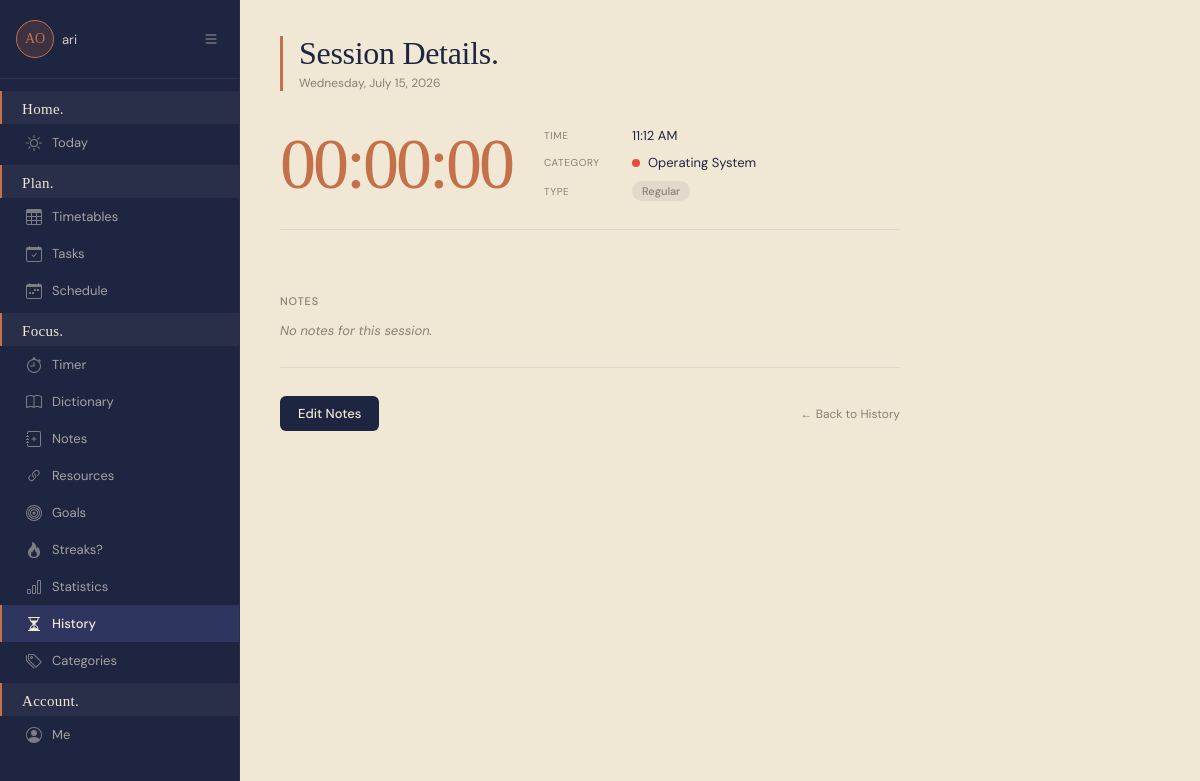
/study/session/154/ (signed in), run on an earlier commit of the app's database.
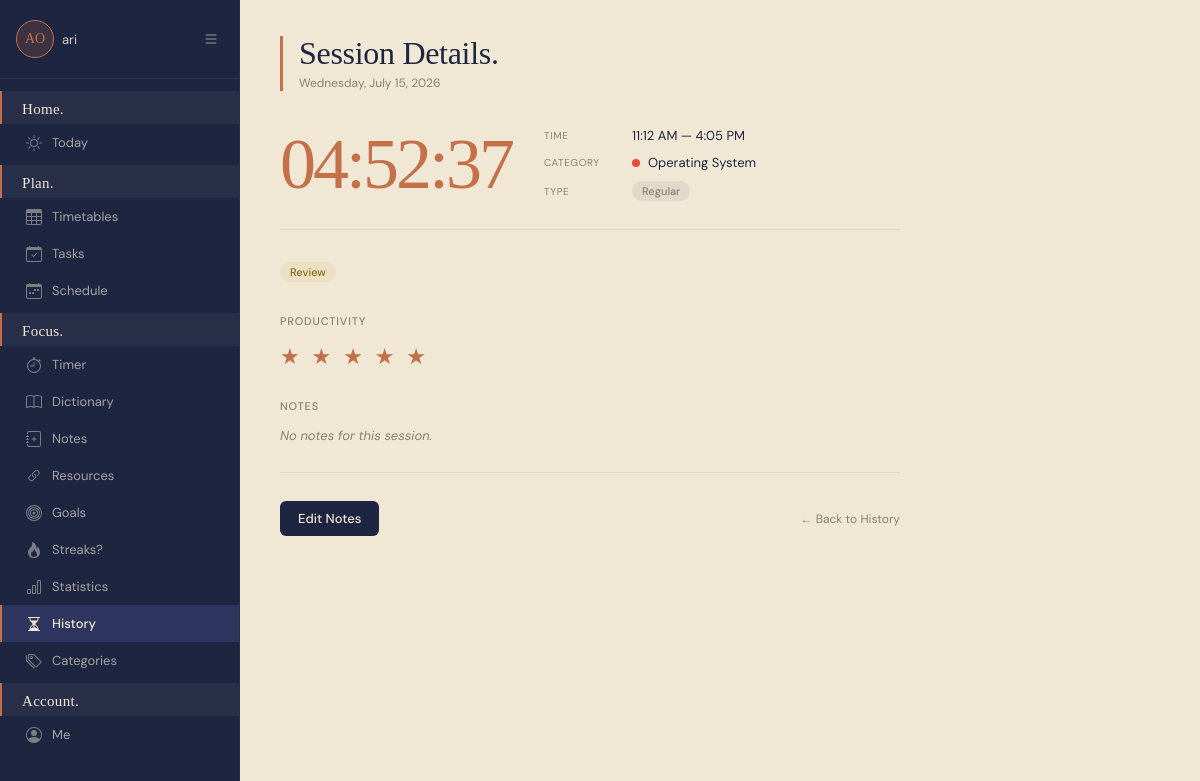
And on a later commit of the database.
### planner/models.py (models this page shows, shortened)
class StudySession(models.Model):
    SESSION_TAG_CHOICES = [
        ('productive', 'Productive'),
        ('struggled', 'Struggled'),
        ('review', 'Review'),
        ('learning', 'Learning New Material'),
        ('distracted', 'Distracted'),
    ]
    user = models.ForeignKey(User, on_delete=models.CASCADE)
    category = models.ForeignKey(StudyCategory, on_delete=models.SET_NULL, null=True, blank=True)
    start_time = models.DateTimeField()
    end_time = models.DateTimeField(null=True, blank=True)
    duration_seconds = models.IntegerField(default=0)
    paused_seconds = models.IntegerField(default=0)  # time spent paused
    is_paused = models.BooleanField(default=False)  # currently paused
    pause_start = models.DateTimeField(null=True, blank=True)  # when pause started
    notes = models.TextField(blank=True, null=True)
    session_tag = models.CharField(max_length=20, choices=SESSION_TAG_CHOICES, blank=True, null=True)  # NEW
    productivity_rating = models.IntegerField(null=True, blank=True)  # 1-5 rating
    is_active = models.BooleanField(default=True)
    is_pomodoro = models.BooleanField(default=False)
    pomodoros_completed = models.IntegerField(default=0)
    created_at = models.DateTimeField(auto_now_add=True)
    is_countdown = models.BooleanField(default=False)
    countdown_target_seconds = models.IntegerField(default=0)
    def get_duration_display(self):
        hours = self.duration_seconds // 3600
        minutes = (self.duration_seconds % 3600) // 60
        seconds = self.duration_seconds % 60
        return f"{hours:02d}:{minutes:02d}:{seconds:02d}"
    class Meta:
        ordering = ['-start_time']

class StudyCategory(models.Model):
    user = models.ForeignKey(User, on_delete=models.CASCADE)
    name = models.CharField(max_length=100)
    color = models.CharField(max_length=7, default='#3498db')
    class Meta:
        verbose_name_plural = "Study Categories"

### planner/views/study_views.py (the view)
# urls.py: path('study/session/<int:session_id>/', views.view_session, name='view_session'),
@login_required(login_url='planner:login')
def view_session(request, session_id):
    session = get_object_or_404(StudySession, id=session_id, user=request.user)
    return render(request, 'study/session_detail.html', {'session': session})

### planner/templates/study/session_detail.html (shortened to what this page needs)
{% extends 'base.html' %}
{% block nav_history %}active{% endblock %}
{% block content %}
<div class="session-page">
    <div class="session-header">
        <div>
            <h1 class="session-title">Session Details.</h1>
            <p class="session-subtitle">{{ session.start_time|date:"l, F d, Y" }}</p>
        </div>
    </div>
    <div class="session-hero">
        <span class="session-duration">{{ session.get_duration_display }}</span>
        <div class="session-hero-meta">
            <div class="session-meta-row">
                <span class="session-meta-label">Time</span>
                {{ session.start_time|date:"g:i A" }}
                {% if session.end_time %}
                    — {{ session.end_time|date:"g:i A" }}
                {% endif %}
            </div>
            <div class="session-meta-row">
                <span class="session-meta-label">Category</span>
                {% if session.category %}
                    <span class="session-cat-dot" style="background: {{ session.category.color }};"></span>
                    {{ session.category.name }}
                {% else %}
                    <span style="color: var(--text-muted);">No Category</span>
                {% endif %}
            </div>
            <div class="session-meta-row">
                <span class="session-meta-label">Type</span>
                {% if session.is_pomodoro %}
                    <span class="badge badge-progress">Pomodoro</span>
                {% elif session.is_countdown %}
                    <span class="badge" style="background:rgba(107,127,212,0.1);color:#2e3a8a;">Countdown</span>
                {% else %}
                    <span class="badge badge-pending">Regular</span>
                {% endif %}
            </div>
        </div>
    </div>
    <div class="session-badges">
        {% if session.session_tag %}
            <span class="badge
                {% if session.session_tag == 'productive' %}badge-done
                {% elif session.session_tag == 'struggled' %}badge-high
                {% elif session.session_tag == 'review' %}badge-medium
                {% elif session.session_tag == 'learning' %}badge-progress
                {% else %}badge-pending{% endif %}">
                {{ session.get_session_tag_display }}
            </span>
        {% endif %}
    </div>
    {% if session.productivity_rating %}
    <div style="margin-bottom: 28px;">
        <span class="session-notes-label">Productivity</span>
        <div class="session-rating">
            {% for i in "12345" %}
                {% if forloop.counter <= session.productivity_rating %}
                    ★
                {% else %}
                    <span class="empty">★</span>
                {% endif %}
            {% endfor %}
        </div>
    </div>
    {% endif %}
    <span class="session-notes-label">Notes</span>
    {% if session.notes %}
        <div class="session-notes-text">{{ session.notes|linebreaks }}</div>
    {% else %}
        <p class="session-notes-empty">No notes for this session.</p>
    {% endif %}
    <div class="session-actions">
        <a href="{% url 'planner:edit_session_notes' session.id %}" class="btn btn-primary">Edit Notes</a>
        <a href="{% url 'planner:study_history' %}" class="session-back">← Back to History</a>
    </div>
</div>
{% endblock %}

What changed in the data, as far as the page shows it:
changed StudySession "11:12 AM": duration "00:00:00" → "04:52:37"; end_time (not shown) → "4:05 PM"; session_tag (not shown) → "Review"; productivity_rating empty → 5 (drawn)
Also different on the page:
text now shown: "— PRODUCTIVITY"
